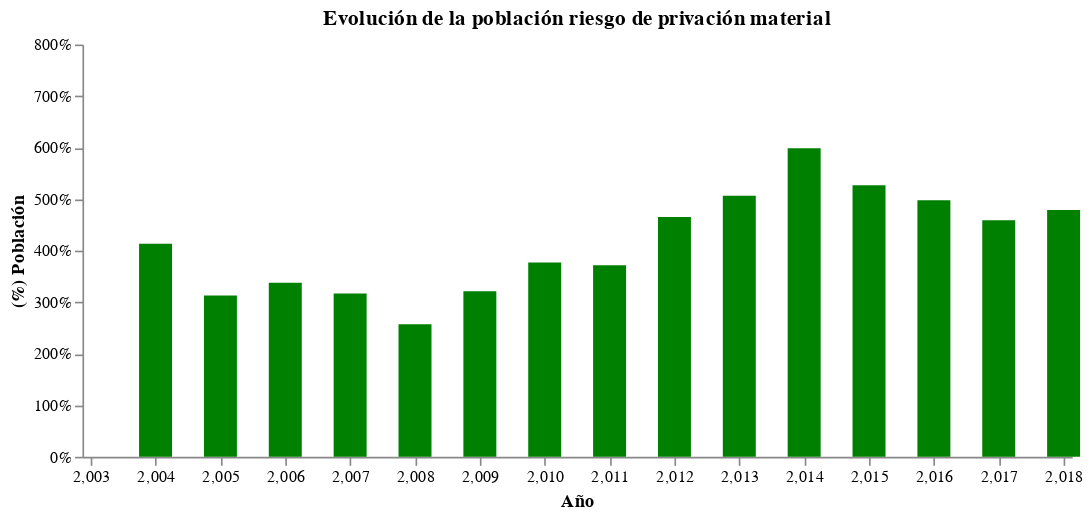

The code cell stored with this chart in its notebook:
### Code cell
alt.Chart(df3).mark_bar(color = 'green', size = 20).encode(
    alt.X('Year', title = 'Año',scale = alt.Scale(domain=(2003, 2018))),
    alt.Y('HHId', axis = alt.Axis(format='%', title = '(%) Población'),scale = alt.Scale(domain=(0, 8))),
    tooltip=['Year', 'HHId']
).configure_axis(
    grid=False
).configure_view(
    strokeWidth=0
).properties(
    title = 'Evolución de la población riesgo de privación material',
    width=600,
    height=250
)

### Figure 1 — Vega-Lite specification as saved in the notebook (floating-point values rounded to 4 significant figures)
{"config": {"view": {"continuousWidth": 400, "continuousHeight": 300, "strokeWidth": 0}, "axis": {"grid": false}}, "data": {"name": "data-0d590b58a07b9618a57f346536586dc9"}, "mark": {"type": "bar", "color": "green", "size": 20}, "encoding": {"tooltip": [{"type": "quantitative", "field": "Year"}, {"type": "quantitative", "field": "HHId"}], "x": {"type": "quantitative", "field": "Year", "scale": {"domain": [2003, 2018]}, "title": "Año"}, "y": {"type": "quantitative", "axis": {"format": "%", "title": "(%) Población"}, "field": "HHId", "scale": {"domain": [0, 8]}}}, "height": 250, "title": "Evolución de la población riesgo de privación material", "width": 600, "$schema": "https://vega.github.io/schema/vega-lite/v4.8.1.json", "datasets": {"data-0d590b58a07b9618a57f346536586dc9": [{"Year": 2004, "vhMATDEP": "vhMATDEP_Yes", "HHId": 4.132}, {"Year": 2005, "vhMATDEP": "vhMATDEP_Yes", "HHId": 3.131}, {"Year": 2006, "vhMATDEP": "vhMATDEP_Yes", "HHId": 3.379}, {"Year": 2007, "vhMATDEP": "vhMATDEP_Yes", "HHId": 3.169}, {"Year": 2008, "vhMATDEP": "vhMATDEP_Yes", "HHId": 2.57}, {"Year": 2009, "vhMATDEP": "vhMATDEP_Yes", "HHId": 3.214}, {"Year": 2010, "vhMATDEP": "vhMATDEP_Yes", "HHId": 3.77}, {"Year": 2011, "vhMATDEP": "vhMATDEP_Yes", "HHId": 3.714}, {"Year": 2012, "vhMATDEP": "vhMATDEP_Yes", "HHId": 4.651}, {"Year": 2013, "vhMATDEP": "vhMATDEP_Yes", "HHId": 5.066}, {"Year": 2014, "vhMATDEP": "vhMATDEP_Yes", "HHId": 5.985}, {"Year": 2015, "vhMATDEP": "vhMATDEP_Yes", "HHId": 5.269}, {"Year": 2016, "vhMATDEP": "vhMATDEP_Yes", "HHId": 4.976}, {"Year": 2017, "vhMATDEP": "vhMATDEP_Yes", "HHId": 4.591}, {"Year": 2018, "vhMATDEP": "vhMATDEP_Yes", "HHId": 4.786}]}}
